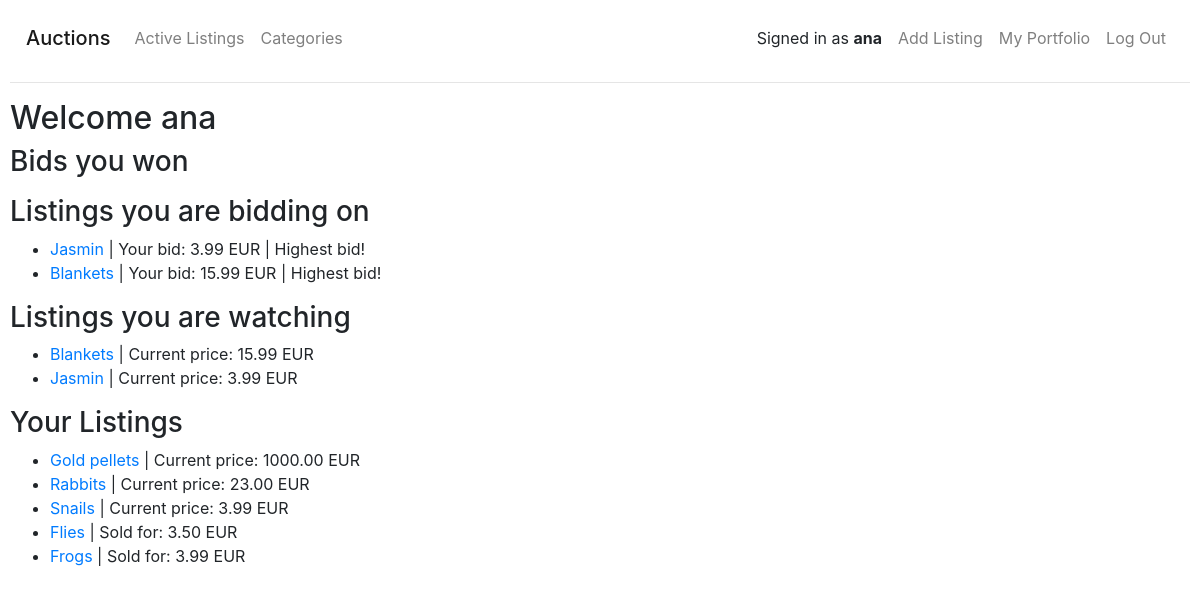
The page /portfolio (signed in) on the database as committed earlier.
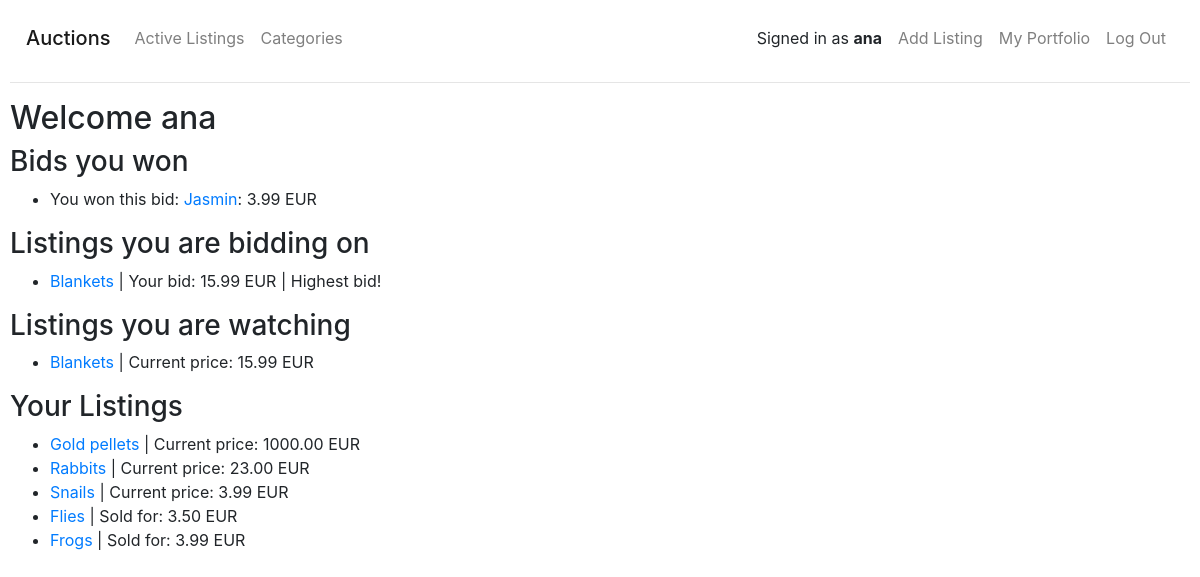
The same page on the database as committed later.
### auctions/models.py (models this page shows, shortened)
class Bid(models.Model):
    listing = models.ForeignKey('Listing', on_delete=models.CASCADE, related_name='bids')
    user = models.ForeignKey(User, on_delete=models.CASCADE, related_name='bids')
    bid = models.DecimalField(max_digits=7, decimal_places=2)
    winning_bid = models.BooleanField(default=False)

class Listing(models.Model):
    user = models.ForeignKey(User, on_delete=models.CASCADE, related_name='listings')
    category = models.ForeignKey(Category, on_delete=models.CASCADE, related_name='listings', default=1)
    title = models.CharField(max_length=32)
    description = models.CharField(max_length=640, blank=True)
    image_url = models.URLField(max_length=200, blank=True)
    start_bid = models.DecimalField(max_digits=7, decimal_places=2)
    current_price = models.DecimalField(max_digits=7, decimal_places=2)
    closed = models.BooleanField(default=False)

### auctions/views.py (the view)
# urls.py: path('portfolio', views.portfolio, name='portfolio')
@login_required(login_url='/login')
def portfolio(request):
    user = request.user
    id_list = Bid.objects.filter(user=user).values('user','listing').annotate(Max('id')).values('id__max')
    bids = Bid.objects.filter(pk__in=id_list)
    return render(request, 'auctions/portfolio.html', {
        'watching': user.watching.all().order_by('title'),
        'bids': bids,
        'listings': user.listings.all().order_by('closed', 'title')
    })

### auctions/templates/auctions/portfolio.html
{% extends "auctions/layout.html" %}
{% block body %}
<h2>Welcome {{ user }}</h2>
<h3>Bids you won</h3>
<ul>
  {% for bid in bids %}
  {% if bid.winning_bid %}
  <li>
    You won this bid: <a href="{% url 'item' bid.listing.id %}">{{bid.listing.title}}</a>: {{bid.bid}} EUR
  </li>
  {% endif %}
  {% endfor %}
</ul>
<h3>Listings you are bidding on</h3>
<ul>
  {% for bid in bids %}
  {% if not bid.listing.closed %}
  <li>
    <a href="{% url 'item' bid.listing.id %}">{{bid.listing.title}}</a> |
    Your bid: {{bid.bid}} EUR |
    {% if bid.bid != bid.listing.current_price %}
    Current price: {{ bid.listing.current_price }}
    {% else %}
    Highest bid!
    {% endif %}
  </li>
  {% endif %}
  {% endfor %}
</ul>
<h3>Listings you are watching</h3>
<ul>
  {% for listing in watching %}
  {% if not listing.closed %}
  <li><a href="{% url 'item' listing.id %}">{{ listing.title }}</a> | Current price: {{ listing.current_price }} EUR
  </li>
  {% endif %}
  {% endfor %}
</ul>
<h3>Your Listings</h3>
<ul>
  {% for listing in listings %}
  <li>
    <a href="{% url 'item' listing.id %}">{{ listing.title }}</a> |
    {% if listing.closed %} Sold for: {% else %} Current price: {% endif %}
    {{ listing.current_price }} EUR
  </li>
  {% endfor %}
</ul>
{% endblock %}

Rows that differ between the two databases and show on the page:
no longer on this page (row edited): Listing: title "Jasmin", current_price "3.99", shown under "Listings you are watching"
changed Bid "Jasmin": moves from the list under "Listings you are bidding on" to the list under "Bids you won"
